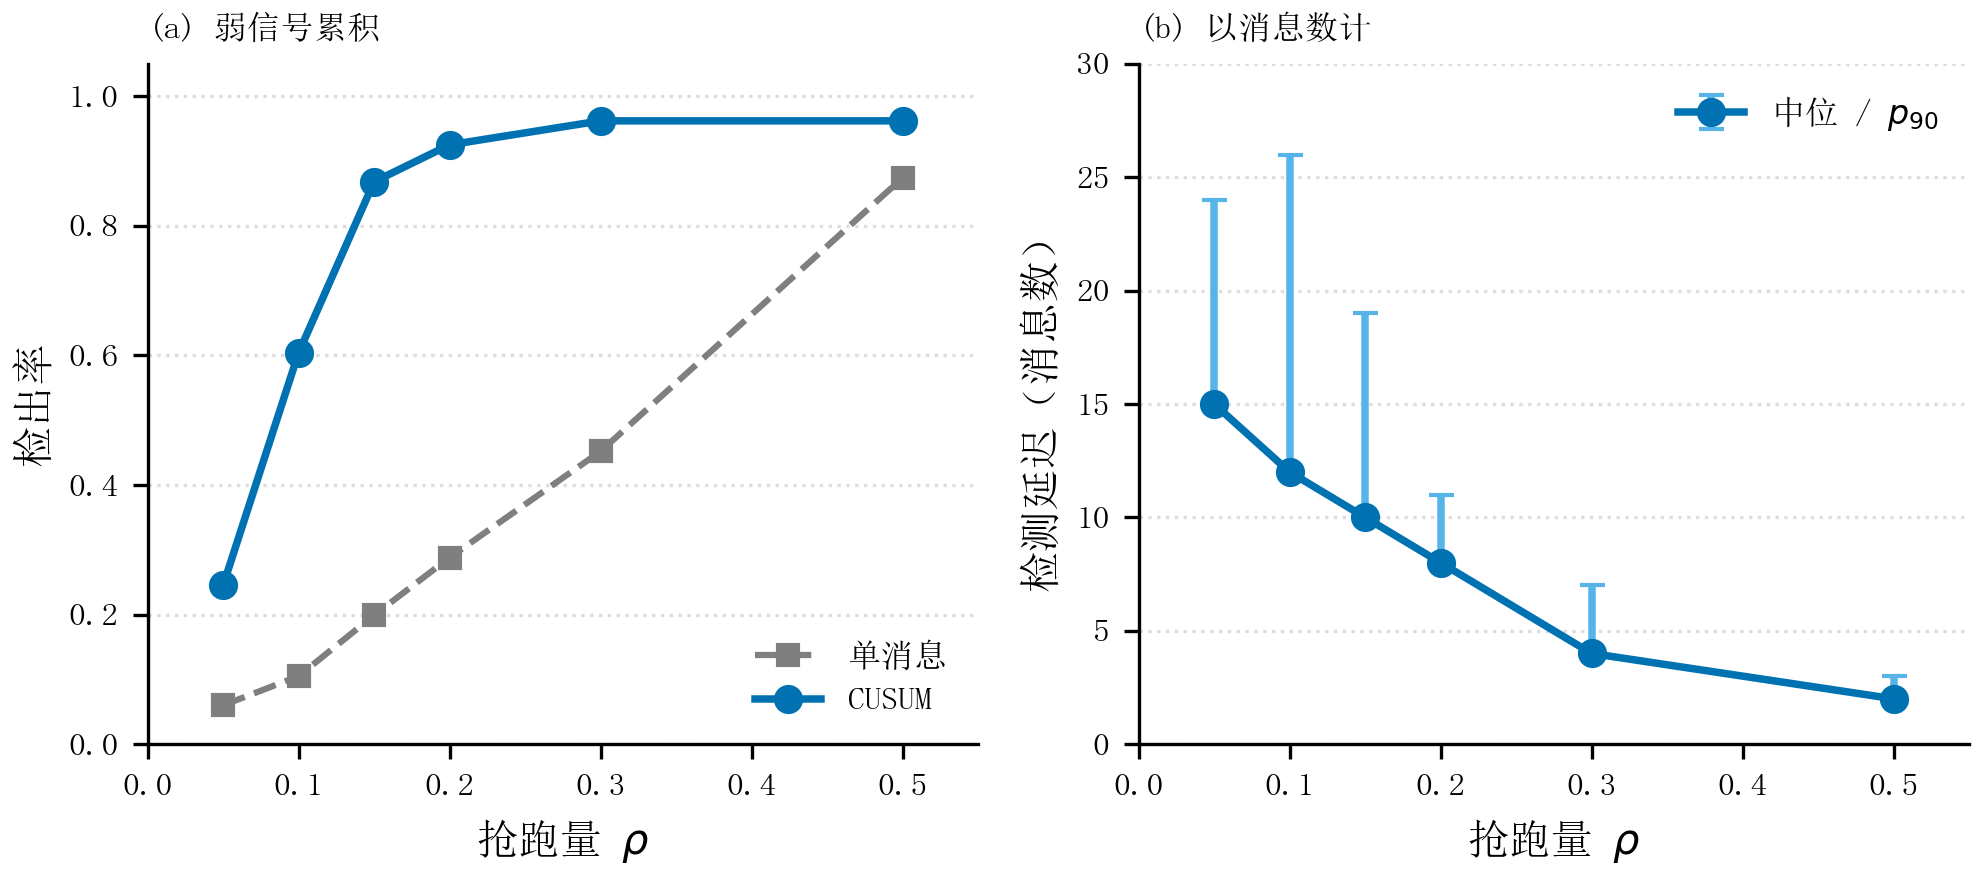

Here is the Python script that generated this plot:
# -*- coding: utf-8 -*-
"""CUSUM vs single-message DR, and detection delay in messages."""
from __future__ import print_function, division

import os
import sys

import numpy as np
import matplotlib.pyplot as plt

HERE = os.path.dirname(os.path.abspath(__file__))
sys.path.insert(0, HERE)

from _style import (  # noqa: E402
    FP_SM, C_OURS, C_LAB, C_STR, apply_style, save, set_cjk, legend,
)


def main():
    apply_style()
    rho = np.array([0.05, 0.10, 0.15, 0.20, 0.30, 0.50])
    single = np.array([0.060, 0.105, 0.199, 0.288, 0.452, 0.874])
    cusum = np.array([0.245, 0.604, 0.868, 0.925, 0.962, 0.962])
    med = np.array([15, 12, 10, 8, 4, 2], dtype=float)
    p90 = np.array([24, 26, 19, 11, 7, 3], dtype=float)

    fig, axes = plt.subplots(1, 2, figsize=(6.8, 3.15))
    ax = axes[0]
    ax.plot(rho, single, "s--", color=C_LAB, linewidth=1.5, markersize=5,
            label=u"单消息")
    ax.plot(rho, cusum, "o-", color=C_OURS, linewidth=1.8, markersize=6,
            label=u"CUSUM")
    ax.set_xlim(0.0, 0.55)
    ax.set_ylim(0.0, 1.05)
    ax.yaxis.grid(True, linestyle=":", color="#DDDDDD")
    ax.set_axisbelow(True)
    set_cjk(ax, xlabel=u"抢跑量 $\\rho$", ylabel=u"检出率")
    ax.set_title(u"(a) 弱信号累积", fontproperties=FP_SM, loc="left")
    legend(ax, loc="lower right")

    ax2 = axes[1]
    yerr = np.vstack([np.zeros_like(med), p90 - med])
    ax2.errorbar(rho, med, yerr=yerr, fmt="o-", color=C_OURS,
                 linewidth=1.8, markersize=6, capsize=3, ecolor=C_STR,
                 label=u"中位 / $p_{90}$")
    ax2.set_xlim(0.0, 0.55)
    ax2.set_ylim(0, 30)
    ax2.yaxis.grid(True, linestyle=":", color="#DDDDDD")
    ax2.set_axisbelow(True)
    set_cjk(ax2, xlabel=u"抢跑量 $\\rho$", ylabel=u"检测延迟（消息数）")
    ax2.set_title(u"(b) 以消息数计", fontproperties=FP_SM, loc="left")
    legend(ax2, loc="upper right")
    fig.tight_layout()
    save(fig, "fig_delay_CN")


if __name__ == "__main__":
    main()
